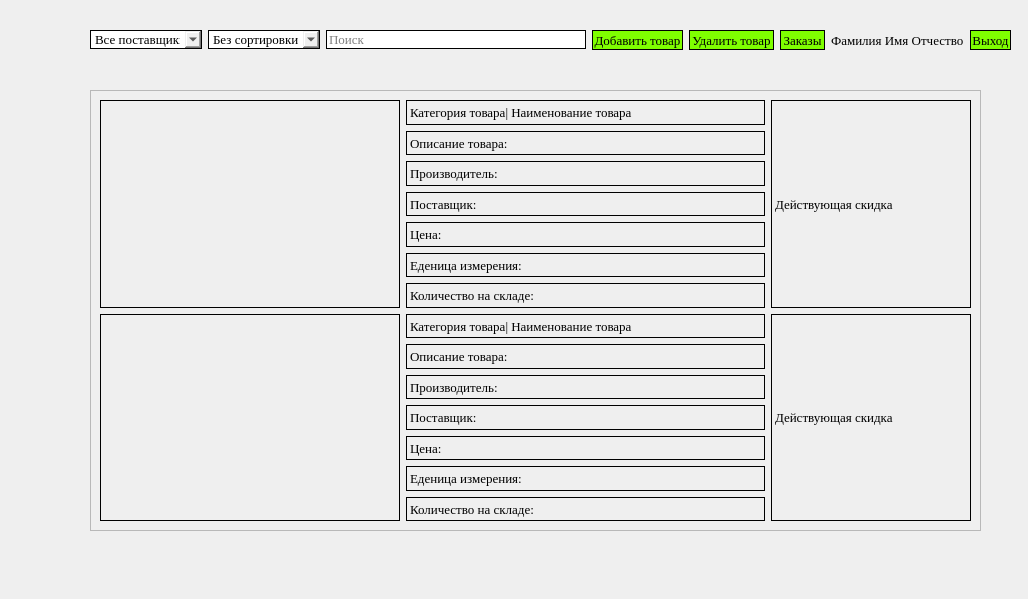
<?xml version="1.0" encoding="UTF-8"?>
<ui version="4.0">
 <class>List_of_products</class>
 <widget class="QMainWindow" name="List_of_products">
  <property name="geometry">
   <rect>
    <x>0</x>
    <y>0</y>
    <width>1028</width>
    <height>599</height>
   </rect>
  </property>
  <property name="minimumSize">
   <size>
    <width>0</width>
    <height>0</height>
   </size>
  </property>
  <property name="windowTitle">
   <string>MainWindow</string>
  </property>
  <widget class="QWidget" name="centralwidget">
   <widget class="QLabel" name="logo_label">
    <property name="geometry">
     <rect>
      <x>10</x>
      <y>10</y>
      <width>71</width>
      <height>61</height>
     </rect>
    </property>
    <property name="text">
     <string/>
    </property>
    <property name="pixmap">
     <pixmap>../import/Icon.png</pixmap>
    </property>
    <property name="scaledContents">
     <bool>true</bool>
    </property>
   </widget>
   <widget class="QWidget" name="gridLayoutWidget">
    <property name="geometry">
     <rect>
      <x>90</x>
      <y>0</y>
      <width>921</width>
      <height>80</height>
     </rect>
    </property>
    <layout class="QGridLayout" name="gridLayout">
     <item row="0" column="0">
      <layout class="QHBoxLayout" name="horizontalLayout_3">
       <item>
        <widget class="QComboBox" name="provider_input">
         <property name="font">
          <font>
           <family>Times New Roman</family>
           <pointsize>10</pointsize>
          </font>
         </property>
         <property name="styleSheet">
          <string notr="true">#provider_input {
    border: 1px solid black;
}

#provider_input:hover {
    border-color: #00FA9A;
}</string>
         </property>
         <item>
          <property name="text">
           <string>Все поставщики</string>
          </property>
         </item>
        </widget>
       </item>
       <item>
        <widget class="QComboBox" name="sort_input">
         <property name="font">
          <font>
           <family>Times New Roman</family>
           <pointsize>10</pointsize>
          </font>
         </property>
         <property name="styleSheet">
          <string notr="true">#sort_input {
    border: 1px solid black;
}

#sort_input:hover {
    border-color: #00FA9A;
}</string>
         </property>
         <property name="currentText">
          <string>Без сортировки</string>
         </property>
         <item>
          <property name="text">
           <string>Без сортировки</string>
          </property>
         </item>
         <item>
          <property name="text">
           <string>По возрастанию</string>
          </property>
         </item>
         <item>
          <property name="text">
           <string>По убыванию</string>
          </property>
         </item>
        </widget>
       </item>
       <item>
        <widget class="QLineEdit" name="search_input">
         <property name="font">
          <font>
           <family>Times New Roman</family>
           <pointsize>10</pointsize>
          </font>
         </property>
         <property name="styleSheet">
          <string notr="true">#search_input {
    border: 1px solid black;
}

#search_input:hover {
    border-color: #00FA9A;
}</string>
         </property>
         <property name="text">
          <string/>
         </property>
         <property name="placeholderText">
          <string>Поиск</string>
         </property>
        </widget>
       </item>
       <item>
        <layout class="QHBoxLayout" name="horizontalLayout_10">
         <item>
          <widget class="QPushButton" name="add_product_button">
           <property name="minimumSize">
            <size>
             <width>91</width>
             <height>20</height>
            </size>
           </property>
           <property name="font">
            <font>
             <family>Times New Roman</family>
             <pointsize>10</pointsize>
            </font>
           </property>
           <property name="styleSheet">
            <string notr="true">#add_product_button {
    background-color: #7FFF00;
    border: 1px solid black;
}

#add_product_button:hover {
    background-color: #00FA9A;
}</string>
           </property>
           <property name="text">
            <string>Добавить товар</string>
           </property>
          </widget>
         </item>
         <item>
          <widget class="QPushButton" name="delete_product_button">
           <property name="minimumSize">
            <size>
             <width>85</width>
             <height>20</height>
            </size>
           </property>
           <property name="font">
            <font>
             <family>Times New Roman</family>
             <pointsize>10</pointsize>
            </font>
           </property>
           <property name="styleSheet">
            <string notr="true">#delete_product_button {
    background-color: #7FFF00;
    border: 1px solid black;
}

#delete_product_button:hover {
    background-color: #00FA9A;
}</string>
           </property>
           <property name="text">
            <string>Удалить товар</string>
           </property>
          </widget>
         </item>
         <item>
          <widget class="QPushButton" name="order_button">
           <property name="minimumSize">
            <size>
             <width>45</width>
             <height>20</height>
            </size>
           </property>
           <property name="font">
            <font>
             <family>Times New Roman</family>
             <pointsize>10</pointsize>
            </font>
           </property>
           <property name="styleSheet">
            <string notr="true">#order_button {
    background-color: #7FFF00;
    border: 1px solid black;
}

#order_button:hover {
    background-color: #00FA9A;
}</string>
           </property>
           <property name="text">
            <string>Заказы</string>
           </property>
          </widget>
         </item>
        </layout>
       </item>
      </layout>
     </item>
     <item row="0" column="1">
      <layout class="QHBoxLayout" name="horizontalLayout">
       <item>
        <widget class="QLabel" name="user_fio">
         <property name="font">
          <font>
           <family>Times New Roman</family>
           <pointsize>10</pointsize>
          </font>
         </property>
         <property name="text">
          <string>Фамилия Имя Отчество</string>
         </property>
        </widget>
       </item>
       <item>
        <widget class="QPushButton" name="logout_button">
         <property name="minimumSize">
          <size>
           <width>41</width>
           <height>20</height>
          </size>
         </property>
         <property name="font">
          <font>
           <family>Times New Roman</family>
           <pointsize>10</pointsize>
          </font>
         </property>
         <property name="styleSheet">
          <string notr="true">#logout_button {
    background-color: #7FFF00;
    border: 1px solid black;
}

#logout_button:hover {
    background-color: #00FA9A;
}</string>
         </property>
         <property name="text">
          <string>Выход</string>
         </property>
        </widget>
       </item>
      </layout>
     </item>
    </layout>
   </widget>
   <widget class="QScrollArea" name="scrollArea">
    <property name="geometry">
     <rect>
      <x>90</x>
      <y>90</y>
      <width>891</width>
      <height>441</height>
     </rect>
    </property>
    <property name="widgetResizable">
     <bool>true</bool>
    </property>
    <widget class="QWidget" name="scrollAreaWidgetContents">
     <property name="geometry">
      <rect>
       <x>0</x>
       <y>0</y>
       <width>872</width>
       <height>636</height>
      </rect>
     </property>
     <layout class="QVBoxLayout" name="verticalLayout_4">
      <item>
       <layout class="QVBoxLayout" name="verticalLayout_5">
        <item>
         <layout class="QVBoxLayout" name="verticalLayout_6">
          <item>
           <layout class="QHBoxLayout" name="horizontalLayout_11">
            <item>
             <widget class="QLabel" name="photo_2">
              <property name="maximumSize">
               <size>
                <width>300</width>
                <height>300</height>
               </size>
              </property>
              <property name="styleSheet">
               <string notr="true">
border: 1px solid black;
</string>
              </property>
              <property name="text">
               <string/>
              </property>
              <property name="pixmap">
               <pixmap>../import/1.jpg</pixmap>
              </property>
              <property name="scaledContents">
               <bool>true</bool>
              </property>
             </widget>
            </item>
            <item>
             <layout class="QVBoxLayout" name="verticalLayout_7">
              <item>
               <widget class="QLabel" name="label_4">
                <property name="font">
                 <font>
                  <family>Times New Roman</family>
                  <pointsize>10</pointsize>
                 </font>
                </property>
                <property name="styleSheet">
                 <string notr="true">
border: 1px solid black;
</string>
                </property>
                <property name="text">
                 <string>Категория товара| Наименование товара</string>
                </property>
               </widget>
              </item>
              <item>
               <widget class="QLabel" name="label_5">
                <property name="font">
                 <font>
                  <family>Times New Roman</family>
                  <pointsize>10</pointsize>
                 </font>
                </property>
                <property name="styleSheet">
                 <string notr="true">
border: 1px solid black;
</string>
                </property>
                <property name="text">
                 <string>Описание товара:</string>
                </property>
               </widget>
              </item>
              <item>
               <widget class="QLabel" name="label_8">
                <property name="font">
                 <font>
                  <family>Times New Roman</family>
                  <pointsize>10</pointsize>
                 </font>
                </property>
                <property name="styleSheet">
                 <string notr="true">
border: 1px solid black;
</string>
                </property>
                <property name="text">
                 <string>Производитель:</string>
                </property>
               </widget>
              </item>
              <item>
               <widget class="QLabel" name="label_12">
                <property name="font">
                 <font>
                  <family>Times New Roman</family>
                  <pointsize>10</pointsize>
                 </font>
                </property>
                <property name="styleSheet">
                 <string notr="true">
border: 1px solid black;
</string>
                </property>
                <property name="text">
                 <string>Поставщик:</string>
                </property>
               </widget>
              </item>
              <item>
               <widget class="QLabel" name="label_14">
                <property name="font">
                 <font>
                  <family>Times New Roman</family>
                  <pointsize>10</pointsize>
                 </font>
                </property>
                <property name="styleSheet">
                 <string notr="true">
border: 1px solid black;
</string>
                </property>
                <property name="text">
                 <string>Цена:</string>
                </property>
               </widget>
              </item>
              <item>
               <widget class="QLabel" name="label_16">
                <property name="font">
                 <font>
                  <family>Times New Roman</family>
                  <pointsize>10</pointsize>
                 </font>
                </property>
                <property name="styleSheet">
                 <string notr="true">
border: 1px solid black;
</string>
                </property>
                <property name="text">
                 <string>Еденица измерения:</string>
                </property>
               </widget>
              </item>
              <item>
               <widget class="QLabel" name="label_18">
                <property name="font">
                 <font>
                  <family>Times New Roman</family>
                  <pointsize>10</pointsize>
                 </font>
                </property>
                <property name="styleSheet">
                 <string notr="true">
border: 1px solid black;
</string>
                </property>
                <property name="text">
                 <string>Количество на складе:</string>
                </property>
               </widget>
              </item>
             </layout>
            </item>
            <item>
             <widget class="QLabel" name="sale_2">
              <property name="maximumSize">
               <size>
                <width>200</width>
                <height>16777215</height>
               </size>
              </property>
              <property name="font">
               <font>
                <family>Times New Roman</family>
                <pointsize>10</pointsize>
               </font>
              </property>
              <property name="styleSheet">
               <string notr="true">
border: 1px solid black;
</string>
              </property>
              <property name="text">
               <string>Действующая скидка</string>
              </property>
             </widget>
            </item>
           </layout>
          </item>
         </layout>
        </item>
       </layout>
      </item>
      <item>
       <layout class="QVBoxLayout" name="verticalLayout_3">
        <item>
         <layout class="QVBoxLayout" name="verticalLayout_2">
          <item>
           <layout class="QHBoxLayout" name="horizontalLayout_9">
            <item>
             <widget class="QLabel" name="photo">
              <property name="maximumSize">
               <size>
                <width>300</width>
                <height>300</height>
               </size>
              </property>
              <property name="styleSheet">
               <string notr="true">
border: 1px solid black;
</string>
              </property>
              <property name="text">
               <string/>
              </property>
              <property name="pixmap">
               <pixmap>../import/1.jpg</pixmap>
              </property>
              <property name="scaledContents">
               <bool>true</bool>
              </property>
             </widget>
            </item>
            <item>
             <layout class="QVBoxLayout" name="verticalLayout">
              <item>
               <widget class="QLabel" name="label_2">
                <property name="font">
                 <font>
                  <family>Times New Roman</family>
                  <pointsize>10</pointsize>
                 </font>
                </property>
                <property name="styleSheet">
                 <string notr="true">
border: 1px solid black;
</string>
                </property>
                <property name="text">
                 <string>Категория товара| Наименование товара</string>
                </property>
               </widget>
              </item>
              <item>
               <widget class="QLabel" name="label_3">
                <property name="font">
                 <font>
                  <family>Times New Roman</family>
                  <pointsize>10</pointsize>
                 </font>
                </property>
                <property name="styleSheet">
                 <string notr="true">
border: 1px solid black;
</string>
                </property>
                <property name="text">
                 <string>Описание товара:</string>
                </property>
               </widget>
              </item>
              <item>
               <widget class="QLabel" name="label_7">
                <property name="font">
                 <font>
                  <family>Times New Roman</family>
                  <pointsize>10</pointsize>
                 </font>
                </property>
                <property name="styleSheet">
                 <string notr="true">
border: 1px solid black;
</string>
                </property>
                <property name="text">
                 <string>Производитель:</string>
                </property>
               </widget>
              </item>
              <item>
               <widget class="QLabel" name="label_11">
                <property name="font">
                 <font>
                  <family>Times New Roman</family>
                  <pointsize>10</pointsize>
                 </font>
                </property>
                <property name="styleSheet">
                 <string notr="true">
border: 1px solid black;
</string>
                </property>
                <property name="text">
                 <string>Поставщик:</string>
                </property>
               </widget>
              </item>
              <item>
               <widget class="QLabel" name="label_13">
                <property name="font">
                 <font>
                  <family>Times New Roman</family>
                  <pointsize>10</pointsize>
                 </font>
                </property>
                <property name="styleSheet">
                 <string notr="true">
border: 1px solid black;
</string>
                </property>
                <property name="text">
                 <string>Цена:</string>
                </property>
               </widget>
              </item>
              <item>
               <widget class="QLabel" name="label_15">
                <property name="font">
                 <font>
                  <family>Times New Roman</family>
                  <pointsize>10</pointsize>
                 </font>
                </property>
                <property name="styleSheet">
                 <string notr="true">
border: 1px solid black;
</string>
                </property>
                <property name="text">
                 <string>Еденица измерения:</string>
                </property>
               </widget>
              </item>
              <item>
               <widget class="QLabel" name="label_17">
                <property name="font">
                 <font>
                  <family>Times New Roman</family>
                  <pointsize>10</pointsize>
                 </font>
                </property>
                <property name="styleSheet">
                 <string notr="true">
border: 1px solid black;
</string>
                </property>
                <property name="text">
                 <string>Количество на складе:</string>
                </property>
               </widget>
              </item>
             </layout>
            </item>
            <item>
             <widget class="QLabel" name="sale">
              <property name="maximumSize">
               <size>
                <width>200</width>
                <height>16777215</height>
               </size>
              </property>
              <property name="font">
               <font>
                <family>Times New Roman</family>
                <pointsize>10</pointsize>
               </font>
              </property>
              <property name="styleSheet">
               <string notr="true">
border: 1px solid black;
</string>
              </property>
              <property name="text">
               <string>Действующая скидка</string>
              </property>
             </widget>
            </item>
           </layout>
          </item>
         </layout>
        </item>
       </layout>
      </item>
     </layout>
    </widget>
   </widget>
  </widget>
 </widget>
 <resources/>
 <connections/>
</ui>
